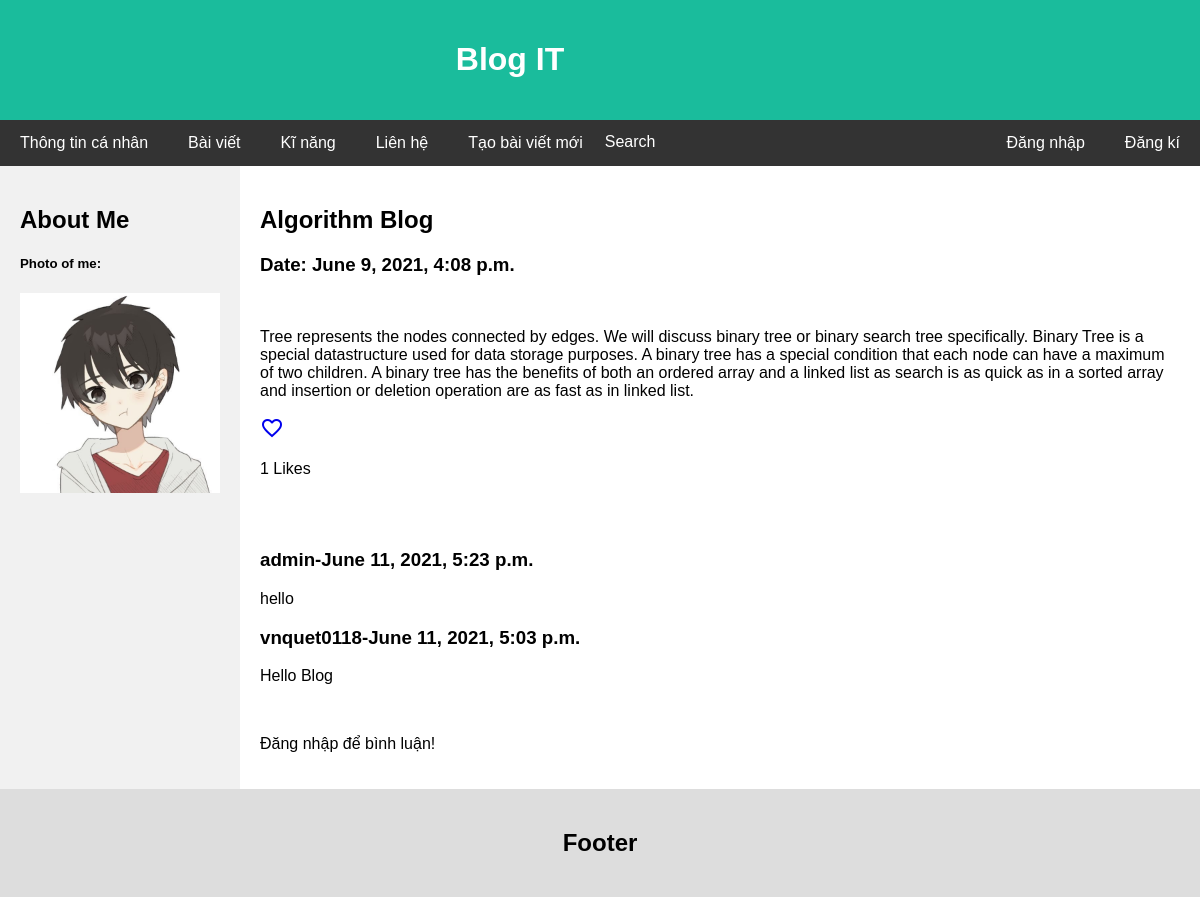
The app's page /blog/4/ with its own data.
### blog/models.py (models this page shows, shortened)
class Post(models.Model):
    title = models.CharField(max_length=100)
    body = models.TextField()
    date = models.DateTimeField(auto_now_add=True)
    description = models.CharField(max_length=100, null=True)
    image = models.ImageField(null=True)
    likes = models.IntegerField(default=0)
    class Meta:
        ordering = ['-date', 'title']

class Comment(models.Model):
    author = models.ForeignKey(settings.AUTH_USER_MODEL, on_delete=models.CASCADE)
    post = models.ForeignKey(Post, on_delete=models.CASCADE, related_name="comments")
    date = models.DateTimeField(auto_now_add=True)
    body = models.TextField()
    class Meta:
        ordering = ['-date']

### blog/views.py (the view, shortened to what this page needs)
# urls.py: path('<int:pk>/', view=views.show_detail_post, name='show_detail_post'),
def show_detail_post(request, pk):
    liked = False
    if request.user.is_authenticated:
        user = request.user
        post = Post.objects.get(id=pk)
        if Like.objects.filter(user=user, post=post).exists():
            liked = True
    post = Post.objects.get(pk=pk)
    form = CommentForm()
    return render(request, 'posts/post_detail.html', {'post': post, 'form': form, 'liked': liked})

### blog/forms.py
class CommentForm(forms.ModelForm):
    body = forms.CharField(widget=forms.Textarea(attrs={'placeholder': 'Add a comment...', 'class': 'form-control'}), required=True)
    class Meta:
        model = Comment
        fields = ['body']

### blog/templates/posts/post_detail.html (shortened to what this page needs)
{% extends 'pages/base.html' %}
{% block content %}
  <div class="home_main">
    <h2>{{post.title}}</h2>
    <h3>Date: {{post.date}}</h3>
    <br>
    <p>{{post.body}}</p>
    {% if liked is True %}
      <a href="{% url 'post_like' post.id %}"><i class="material-icons text-danger">favorite</i></a>
      <p>{{post.likes}} Likes</p>
    {% else %}
      <a class="post-like" href="{% url 'post_like' post.id %}"><i class="material-icons text-danger">favorite_border</i></a>
      <p>{{post.likes}} Likes</p>
    {% endif %}
    <br><br>
    {% for comment in post.comments.all %}
      <h3>{{comment.author.username}}-<span>{{comment.date}}</span></h3>
      <p>{{comment.body}}</p>
    {% endfor %}
    {% if user.username %}
      <form action="." method="POST">
        {% csrf_token %}
        {{form.body}}
        <br>
        <input type="submit" value="Gửi" class="btn btn-info">
      </form>
    {% else %}
      <br>
      <p>Đăng nhập để bình luận!</p>
    {% endif %}
  </div>
{% endblock content %}

### home/static/css/style.css (style rules this page uses)
* { box-sizing: border-box; }
body { font-family: Arial; margin: 0; }
.home_main { flex: 100%; padding: 20px; }

### records on screen
Post: title "Algorithm Blog", date "June 9, 2021, 4:08 p.m.", body "Tree represents the nodes connected by edges. We will discuss binary tree or binary search tree specifically. Binary Tree is a special datastructure used for data storage purposes. A binary tree has a special condition that each node can have a maximum of two children. A binary tree has the benefits of both an ordered array and a linked list as search is as quick as in a sorted array and insertion or deletion operation are as fast as in linked list.", likes "1"
Comment: author.username "admin", date "June 11, 2021, 5:23 p.m.", body "hello"
Comment: author.username "vnquet0118", date "June 11, 2021, 5:03 p.m.", body "Hello Blog"
